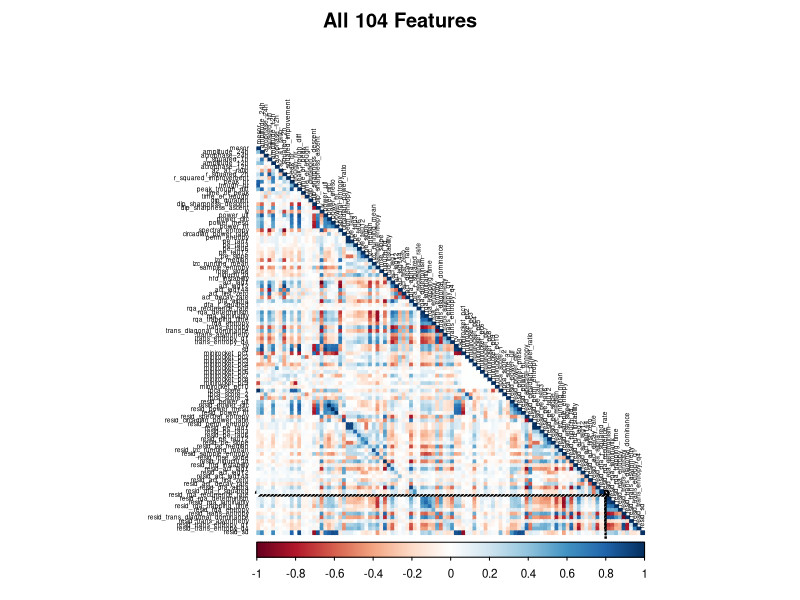
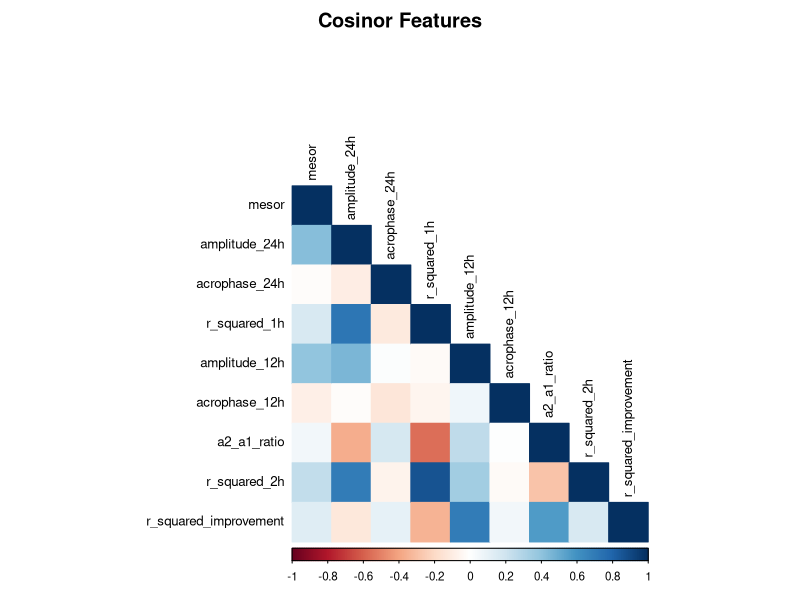
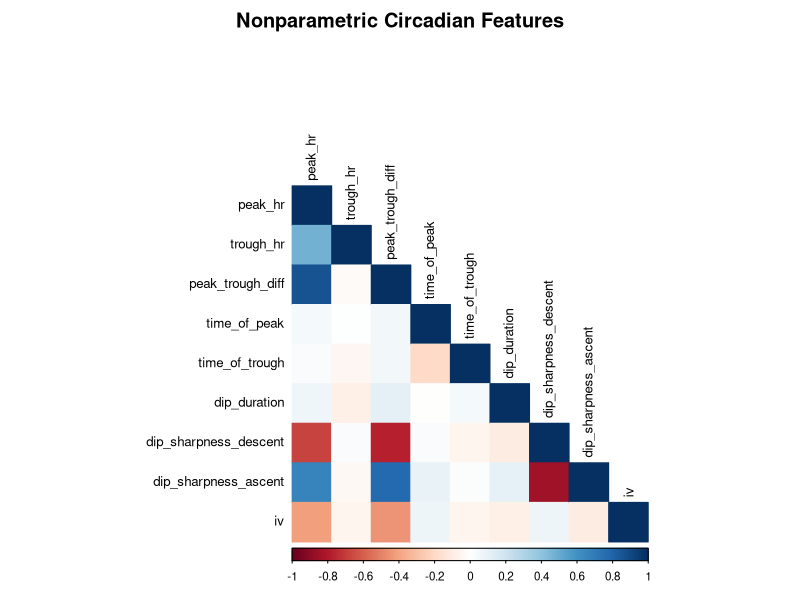
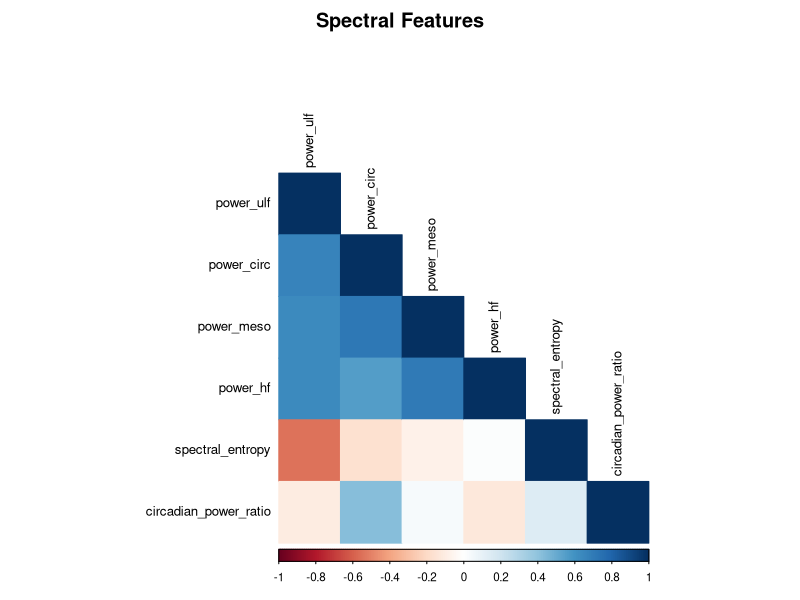
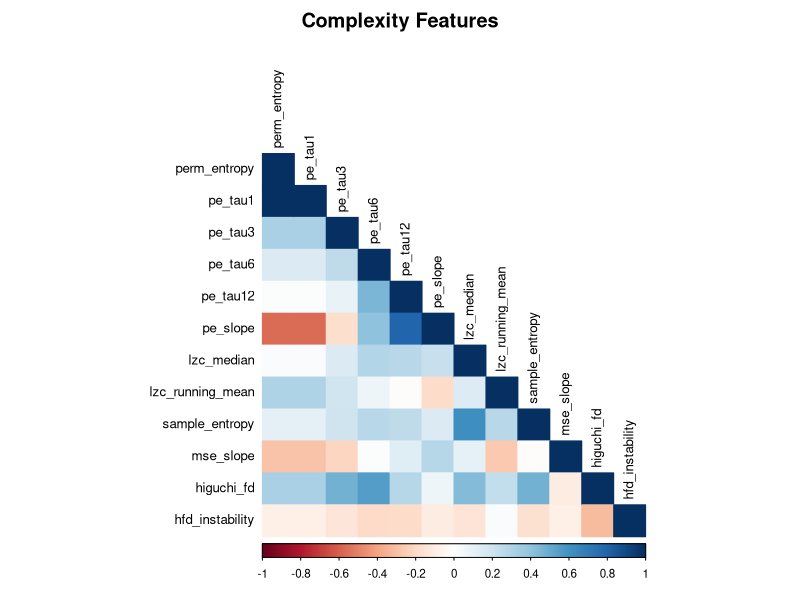
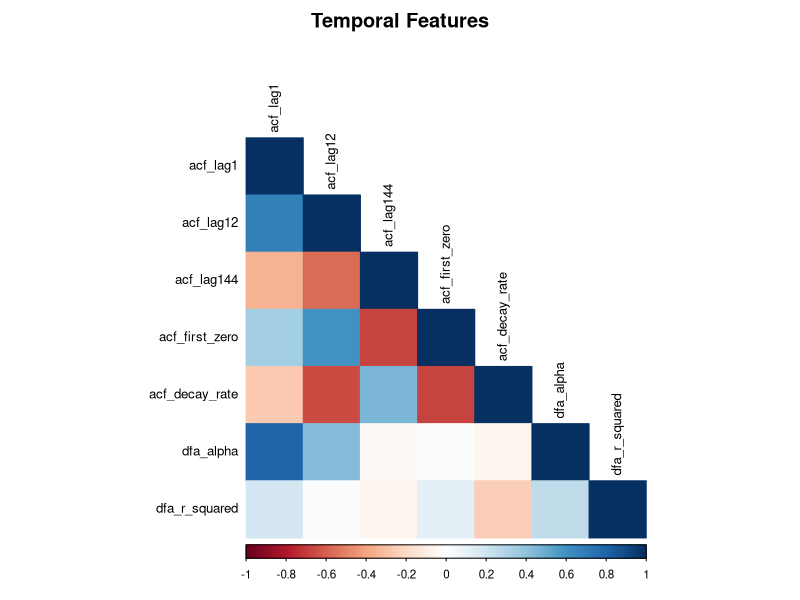
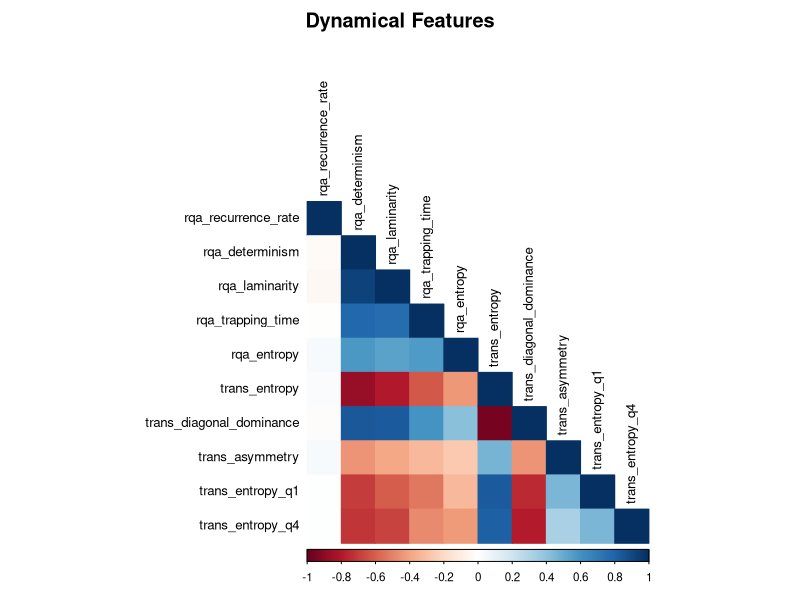
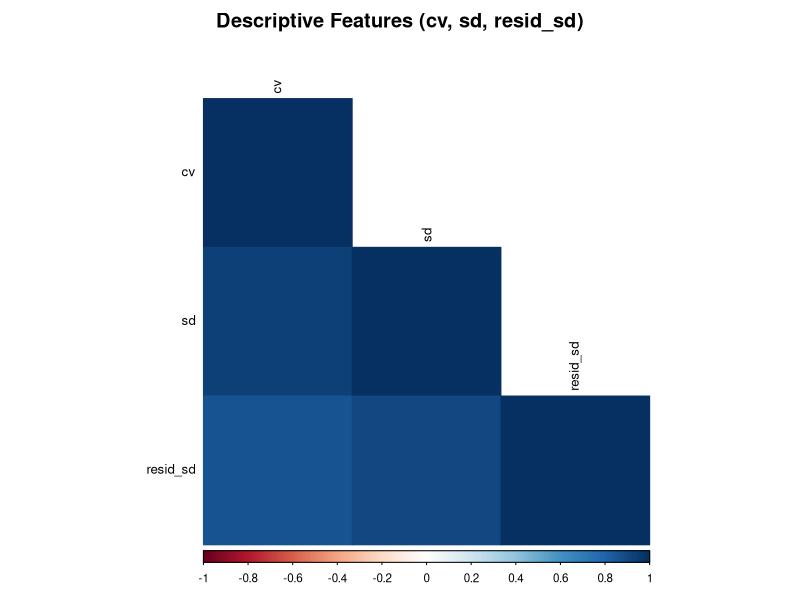

Recreate these plots in R, in order. (Note: this script raises an error after producing the figures.)
## ---- chunk 1
library(tidyverse)
library(here)
library(knitr)
library(corrplot)
library(ggrepel)

theme_set(theme_minimal(base_size = 12))
set.seed(42)

# Palette: Healthy green, CAD-spectrum cornflower blue, ESRD vermillion
oi_3 <- c("Healthy" = "#009E73", "CAD-spectrum" = "#6495ED", "ESRD" = "#D55E00")
## ---- chunk 2
df <- read_csv(here("results/thew/thew_metrics_python_5min.csv"),
               show_col_types = FALSE)

# ---------------------------------------------------------------------------
# Feature group definitions
# ---------------------------------------------------------------------------

# --- Raw features ---
cosinor_cols <- c("mesor", "amplitude_24h", "acrophase_24h", "r_squared_1h",
                  "amplitude_12h", "acrophase_12h", "a2_a1_ratio",
                  "r_squared_2h", "r_squared_improvement")

nonparametric_cols <- c("peak_hr", "trough_hr", "peak_trough_diff",
                        "time_of_peak", "time_of_trough", "dip_duration",
                        "dip_sharpness_descent", "dip_sharpness_ascent", "iv")

spectral_cols <- c("power_ulf", "power_circ", "power_meso", "power_hf",
                   "spectral_entropy", "circadian_power_ratio")

complexity_cols <- c("perm_entropy", "pe_tau1", "pe_tau3", "pe_tau6", "pe_tau12",
                     "pe_slope", "lzc_median", "lzc_running_mean",
                     "sample_entropy", "mse_slope", "higuchi_fd", "hfd_instability")

temporal_cols <- c("acf_lag1", "acf_lag12", "acf_lag144", "acf_first_zero",
                   "acf_decay_rate", "dfa_alpha", "dfa_r_squared")

dynamical_cols <- c("rqa_recurrence_rate", "rqa_determinism", "rqa_laminarity",
                    "rqa_trapping_time", "rqa_entropy",
                    "trans_entropy", "trans_diagonal_dominance", "trans_asymmetry",
                    "trans_entropy_q1", "trans_entropy_q4")

descriptive_cols <- c("cv", "sd")

minirocket_cols <- paste0("minirocket_pc", 1:10)
fpca_cols <- paste0("fpca_score_", 1:3)

# --- Residual features ---
resid_spectral_cols <- paste0("resid_", c("power_ulf", "power_circ", "power_meso",
                              "power_hf", "spectral_entropy", "circadian_power_ratio"))
resid_complexity_cols <- paste0("resid_", c("perm_entropy", "pe_tau1", "pe_tau3",
                               "pe_tau6", "pe_tau12", "pe_slope", "lzc_median",
                               "lzc_running_mean", "sample_entropy", "mse_slope",
                               "higuchi_fd", "hfd_instability"))
resid_temporal_cols <- paste0("resid_", c("acf_lag1", "acf_lag12", "acf_lag144",
                              "acf_first_zero", "acf_decay_rate", "dfa_alpha",
                              "dfa_r_squared"))
resid_dynamical_cols <- paste0("resid_", c("rqa_recurrence_rate", "rqa_determinism",
                               "rqa_laminarity", "rqa_trapping_time", "rqa_entropy",
                               "trans_entropy", "trans_diagonal_dominance",
                               "trans_asymmetry", "trans_entropy_q1", "trans_entropy_q4"))
resid_descriptive_cols <- c("resid_sd")

all_resid_cols <- c(resid_spectral_cols, resid_complexity_cols,
                    resid_temporal_cols, resid_dynamical_cols, resid_descriptive_cols)

# --- Composite groups ---
circadian_cols <- c(cosinor_cols, nonparametric_cols, fpca_cols)

all_feature_cols <- c(cosinor_cols, nonparametric_cols, spectral_cols,
                      complexity_cols, temporal_cols, dynamical_cols,
                      descriptive_cols, minirocket_cols, fpca_cols, all_resid_cols)

# Validate columns exist
stopifnot(all(all_feature_cols %in% colnames(df)))

# Factor condition_3group with explicit order
df <- df %>%
  mutate(condition_3group = factor(condition_3group,
                                   levels = c("Healthy", "CAD-spectrum", "ESRD")))
## ---- chunk 3
df %>%
  count(condition_3group, condition, name = "n") %>%
  kable(caption = "Participant counts by condition")
## ---- chunk 4
nan_counts <- df %>%
  summarize(across(all_of(all_feature_cols), ~sum(is.na(.)))) %>%
  pivot_longer(everything(), names_to = "feature", values_to = "n_na") %>%
  mutate(pct_na = n_na / nrow(df) * 100) %>%
  filter(n_na > 0) %>%
  arrange(desc(n_na))

if (nrow(nan_counts) > 0) {
  nan_counts %>%
    mutate(flag = ifelse(pct_na > 10, "*** >10% ***", "")) %>%
    kable(digits = 1, caption = "Features with missing values")
} else {
  cat("No missing values in any feature column.")
}
## ---- chunk 5
# Median-impute for correlation computation
df_imp <- df %>%
  mutate(across(all_of(all_feature_cols),
                ~ifelse(is.na(.), median(., na.rm = TRUE), .)))

plot_corr_heatmap <- function(cols, title, fig_height = NULL) {
  cols_present <- intersect(cols, colnames(df_imp))
  if (length(cols_present) < 2) { cat("Fewer than 2 features; skipping.\n"); return(invisible(NULL)) }
  mat <- cor(df_imp[cols_present], use = "pairwise.complete.obs")
  corrplot(mat, method = "color", type = "lower",
           tl.cex = max(0.4, min(0.8, 12 / length(cols_present))),
           tl.col = "black", cl.cex = 0.7,
           title = title, mar = c(0, 0, 2, 0))
}
## ---- chunk 6
plot_corr_heatmap(all_feature_cols, paste0("All ", length(all_feature_cols), " Features"))
## ---- chunk 7
cor_mat <- cor(df_imp[all_feature_cols], use = "pairwise.complete.obs")
high_corr <- which(abs(cor_mat) > 0.95 & upper.tri(cor_mat), arr.ind = TRUE)
if (nrow(high_corr) > 0) {
  tibble(
    feature_1 = rownames(cor_mat)[high_corr[, 1]],
    feature_2 = colnames(cor_mat)[high_corr[, 2]],
    r = cor_mat[high_corr]
  ) %>%
    arrange(desc(abs(r))) %>%
    kable(digits = 4, caption = "Feature pairs with |r| > 0.95")
} else {
  cat("No feature pairs with |r| > 0.95.")
}
## ---- chunk 8
plot_corr_heatmap(cosinor_cols, "Cosinor Features")
## ---- chunk 9
plot_corr_heatmap(nonparametric_cols, "Nonparametric Circadian Features")
## ---- chunk 10
plot_corr_heatmap(spectral_cols, "Spectral Features")
## ---- chunk 11
plot_corr_heatmap(complexity_cols, "Complexity Features")
## ---- chunk 12
plot_corr_heatmap(temporal_cols, "Temporal Features")
## ---- chunk 13
plot_corr_heatmap(dynamical_cols, "Dynamical Features")
## ---- chunk 14
plot_corr_heatmap(c(descriptive_cols, resid_descriptive_cols), "Descriptive Features (cv, sd, resid_sd)")
## ---- chunk 15
plot_corr_heatmap(minirocket_cols, "MiniROCKET PCs")
## ---- chunk 16
plot_corr_heatmap(fpca_cols, "FPCA Scores")
## ---- chunk 17
plot_corr_heatmap(resid_spectral_cols, "Residual Spectral Features")
## ---- chunk 18
plot_corr_heatmap(resid_complexity_cols, "Residual Complexity Features")
## ---- chunk 19
plot_corr_heatmap(resid_temporal_cols, "Residual Temporal Features")
## ---- chunk 20
plot_corr_heatmap(resid_dynamical_cols, "Residual Dynamical Features")
## ---- chunk 21
# ---------------------------------------------------------------------------
# PCA helper: runs PCA, returns all plots and tables
# ---------------------------------------------------------------------------
run_pca_analysis <- function(data, feature_cols, title_prefix) {

  cols_present <- intersect(feature_cols, colnames(data))
  stopifnot(length(cols_present) >= 3)

  # Median-impute & scale
  data_imp <- data %>%
    mutate(across(all_of(cols_present),
                  ~ifelse(is.na(.), median(., na.rm = TRUE), .)))
  pca_mat <- scale(data_imp[cols_present])
  pca_res <- prcomp(pca_mat, center = FALSE, scale. = FALSE)

  var_explained <- summary(pca_res)$importance[2, ]
  cum_var       <- summary(pca_res)$importance[3, ]
  n_pcs <- min(6, ncol(pca_res$x))

  # --- Scree plot ---
  n_show <- min(20, length(var_explained))
  scree_df <- tibble(
    PC = factor(1:n_show, levels = 1:n_show),
    variance = var_explained[1:n_show] * 100,
    cumulative = cum_var[1:n_show] * 100
  )
  p_scree <- ggplot(scree_df, aes(x = PC, y = variance)) +
    geom_col(fill = "#56B4E9") +
    geom_line(aes(y = cumulative, group = 1), color = "#D55E00", linewidth = 1) +
    geom_point(aes(y = cumulative), color = "#D55E00", size = 2) +
    labs(title = paste0(title_prefix, ": Scree Plot"),
         x = "Principal Component", y = "Variance Explained (%)") +
    scale_y_continuous(sec.axis = sec_axis(~., name = "Cumulative (%)"))

  # --- Scores data ---
  scores <- as.data.frame(pca_res$x[, 1:n_pcs, drop = FALSE]) %>%
    bind_cols(data_imp %>% select(condition_3group))

  # --- Violin plots for PC1–PC4 ---
  violin_df <- scores %>%
    pivot_longer(cols = starts_with("PC"), names_to = "PC", values_to = "score") %>%
    mutate(PC = factor(PC, levels = paste0("PC", 1:n_pcs)))

  p_violins <- ggplot(violin_df, aes(x = condition_3group, y = score,
                                      fill = condition_3group)) +
    geom_violin(alpha = 0.7, draw_quantiles = c(0.25, 0.5, 0.75)) +
    geom_jitter(width = 0.15, alpha = 0.15, size = 0.5) +
    scale_fill_manual(values = oi_3) +
    facet_wrap(~PC, scales = "free_y", ncol = 2) +
    labs(title = paste0(title_prefix, ": PC Score Distributions"),
         x = NULL, y = "Score", fill = "Condition") +
    theme(legend.position = "bottom", axis.text.x = element_blank())

  # --- Score scatter plots (all pairs of PC1–PC4) ---
  pc_pairs <- combn(1:n_pcs, 2, simplify = FALSE)

  make_scatter <- function(i, j) {
    pcx <- paste0("PC", i); pcy <- paste0("PC", j)
    ggplot(scores, aes(x = .data[[pcx]], y = .data[[pcy]],
                       color = condition_3group)) +
      geom_point(alpha = 0.6, size = 2) +
      scale_color_manual(values = oi_3) +
      labs(title = paste0(title_prefix, ": ", pcx, " vs ", pcy),
           x = sprintf("%s (%.1f%%)", pcx, var_explained[i] * 100),
           y = sprintf("%s (%.1f%%)", pcy, var_explained[j] * 100),
           color = "Condition")
  }

  scatter_plots <- map(pc_pairs, ~make_scatter(.x[1], .x[2]))

  # --- Biplots (scores + loading arrows) ---
  loadings_df <- as.data.frame(pca_res$rotation[, 1:n_pcs, drop = FALSE])

  make_biplot <- function(i, j, n_arrows = 8) {
    pcx <- paste0("PC", i); pcy <- paste0("PC", j)

    # Select top features by combined loading magnitude
    load_mag <- sqrt(loadings_df[[pcx]]^2 + loadings_df[[pcy]]^2)
    top_idx <- order(load_mag, decreasing = TRUE)[1:min(n_arrows, nrow(loadings_df))]

    # Scale arrows to fit score space
    score_range <- max(abs(c(scores[[pcx]], scores[[pcy]])), na.rm = TRUE)
    load_range  <- max(load_mag[top_idx])
    scale_factor <- score_range * 0.8 / load_range

    arrows_df <- tibble(
      feature = rownames(loadings_df)[top_idx],
      xend = loadings_df[[pcx]][top_idx] * scale_factor,
      yend = loadings_df[[pcy]][top_idx] * scale_factor
    )

    ggplot(scores, aes(x = .data[[pcx]], y = .data[[pcy]])) +
      geom_point(aes(color = condition_3group), alpha = 0.4, size = 1.5) +
      scale_color_manual(values = oi_3) +
      geom_segment(data = arrows_df, aes(x = 0, y = 0, xend = xend, yend = yend),
                   arrow = arrow(length = unit(0.2, "cm")),
                   color = "grey30", linewidth = 0.6) +
      geom_text_repel(data = arrows_df, aes(x = xend, y = yend, label = feature),
                      size = 2.5, color = "grey20", max.overlaps = 20) +
      labs(title = paste0(title_prefix, " Biplot: ", pcx, " vs ", pcy),
           x = sprintf("%s (%.1f%%)", pcx, var_explained[i] * 100),
           y = sprintf("%s (%.1f%%)", pcy, var_explained[j] * 100),
           color = "Condition")
  }

  biplot_plots <- map(pc_pairs, ~make_biplot(.x[1], .x[2]))

  # --- Top loadings tables ---
  loading_tables <- map(1:n_pcs, function(k) {
    pc_name <- paste0("PC", k)
    loadings_df %>%
      rownames_to_column("feature") %>%
      select(feature, loading = all_of(pc_name)) %>%
      arrange(desc(abs(loading))) %>%
      slice_head(n = 10) %>%
      mutate(rank = row_number())
  })

  # --- Loadings heatmap (PC1–PC_n) ---
  loadings_long <- loadings_df %>%
    rownames_to_column(var = "variable") %>%
    pivot_longer(cols = starts_with("PC"), names_to = "PC", values_to = "loading")

  pc_labels <- paste0("PC", 1:n_pcs, "\n(", round(var_explained[1:n_pcs] * 100, 1), "%)")
  pc_lut <- setNames(pc_labels, paste0("PC", 1:n_pcs))

  p_loadings_heatmap <- ggplot(loadings_long, aes(x = PC, y = variable, fill = loading)) +
    geom_tile() +
    geom_text(aes(label = sprintf("%.2f", loading)),
              size = max(1.5, min(2.2, 40 / length(cols_present))),
              color = ifelse(abs(loadings_long$loading) > 0.4, "white", "black")) +
    scale_fill_gradient2(low = "cornflowerblue", mid = "white", high = "mediumvioletred",
                         midpoint = 0) +
    scale_x_discrete(labels = pc_lut) +
    labs(title = paste0(title_prefix, ": Loadings Heatmap"),
         x = "Principal Component", y = NULL, fill = "Loading") +
    theme(axis.text.y = element_text(size = max(5, min(8, 120 / length(cols_present)))))

  list(
    scree = p_scree,
    violins = p_violins,
    scatter_plots = scatter_plots,
    biplot_plots = biplot_plots,
    loading_tables = loading_tables,
    loadings_heatmap = p_loadings_heatmap,
    var_explained = var_explained,
    cum_var = cum_var,
    n_pcs = n_pcs
  )
}

# Helper to print all PCA outputs for a given set
print_pca_outputs <- function(pca_obj) {
  print(pca_obj$scree)
  cat("\n")
  print(pca_obj$loadings_heatmap)
  cat("\n")
  print(pca_obj$violins)
  cat("\n")
  for (p in pca_obj$scatter_plots) { print(p); cat("\n") }
  for (p in pca_obj$biplot_plots) { print(p); cat("\n") }
  for (i in seq_along(pca_obj$loading_tables)) {
    cat(sprintf("\n**PC%d** (%.1f%% variance)\n\n",
                i, pca_obj$var_explained[i] * 100))
    print(kable(pca_obj$loading_tables[[i]], digits = 4))
    cat("\n")
  }
}
## ---- chunk 22
# Define the 8 PCA feature sets
pca_sets <- list(
  "4a" = list(
    label = "All Features (incl MiniROCKET)",
    cols = all_feature_cols
  ),
  "4b" = list(
    label = "All Features (no MiniROCKET)",
    cols = setdiff(all_feature_cols, minirocket_cols)
  ),
  "4c" = list(
    label = "Raw Interpretable Only",
    cols = c(cosinor_cols, nonparametric_cols, spectral_cols, complexity_cols,
             temporal_cols, dynamical_cols, descriptive_cols, fpca_cols)
  ),
  "4d" = list(
    label = "Residuals Only",
    cols = all_resid_cols
  ),
  "4e" = list(
    label = "Interpretable (no Circadian, no MiniROCKET)",
    cols = c(spectral_cols, complexity_cols, temporal_cols, dynamical_cols,
             descriptive_cols, all_resid_cols)
  ),
  "4f" = list(
    label = "Circadian Only",
    cols = circadian_cols
  ),
  "4g" = list(
    label = "MiniROCKET Only",
    cols = minirocket_cols
  ),
  "4h" = list(
    label = "Raw Non-Circadian, Non-MiniROCKET",
    cols = c(spectral_cols, complexity_cols, temporal_cols, dynamical_cols,
             descriptive_cols)
  )
)
## ---- chunk 23
pca_4a <- run_pca_analysis(df, pca_sets[["4a"]]$cols, pca_sets[["4a"]]$label)
print_pca_outputs(pca_4a)
## ---- chunk 24
pca_4b <- run_pca_analysis(df, pca_sets[["4b"]]$cols, pca_sets[["4b"]]$label)
print_pca_outputs(pca_4b)
## ---- chunk 25
pca_4c <- run_pca_analysis(df, pca_sets[["4c"]]$cols, pca_sets[["4c"]]$label)
print_pca_outputs(pca_4c)
## ---- chunk 26
pca_4d <- run_pca_analysis(df, pca_sets[["4d"]]$cols, pca_sets[["4d"]]$label)
print_pca_outputs(pca_4d)
## ---- chunk 27
pca_4e <- run_pca_analysis(df, pca_sets[["4e"]]$cols, pca_sets[["4e"]]$label)
print_pca_outputs(pca_4e)
## ---- chunk 28
pca_4f <- run_pca_analysis(df, pca_sets[["4f"]]$cols, pca_sets[["4f"]]$label)
print_pca_outputs(pca_4f)
## ---- chunk 29
pca_4g <- run_pca_analysis(df, pca_sets[["4g"]]$cols, pca_sets[["4g"]]$label)
print_pca_outputs(pca_4g)
## ---- chunk 30
pca_4h <- run_pca_analysis(df, pca_sets[["4h"]]$cols, pca_sets[["4h"]]$label)
print_pca_outputs(pca_4h)
## ---- chunk 31
plot_violin_group <- function(data, feature_cols, group_label) {
  cols_present <- intersect(feature_cols, colnames(data))
  if (length(cols_present) == 0) return(invisible(NULL))

  data %>%
    select(condition_3group, all_of(cols_present)) %>%
    pivot_longer(-condition_3group, names_to = "feature", values_to = "value") %>%
    mutate(feature = factor(feature, levels = cols_present)) %>%
    ggplot(aes(x = condition_3group, y = value, fill = condition_3group)) +
    geom_violin(alpha = 0.7, draw_quantiles = c(0.25, 0.5, 0.75)) +
    geom_jitter(width = 0.15, alpha = 0.15, size = 0.5) +
    scale_fill_manual(values = oi_3) +
    facet_wrap(~feature, scales = "free_y", ncol = 3) +
    labs(title = paste0(group_label, " Features by Condition"),
         x = NULL, y = NULL, fill = "Condition") +
    theme(legend.position = "bottom",
          axis.text.x = element_blank())
}
## ---- chunk 32
key_features <- c("mesor", "amplitude_24h", "iv", "sample_entropy",
                  "dfa_alpha", "rqa_determinism", "trans_entropy",
                  "cv", "fpca_score_1", "minirocket_pc1",
                  "resid_sample_entropy", "resid_dfa_alpha")

key_features <- intersect(key_features, colnames(df))

df %>%
  select(condition_3group, all_of(key_features)) %>%
  pivot_longer(-condition_3group, names_to = "feature", values_to = "value") %>%
  mutate(feature = factor(feature, levels = key_features)) %>%
  ggplot(aes(x = condition_3group, y = value, fill = condition_3group)) +
  geom_violin(alpha = 0.7, draw_quantiles = c(0.25, 0.5, 0.75)) +
  geom_jitter(width = 0.15, alpha = 0.15, size = 0.5) +
  scale_fill_manual(values = oi_3) +
  facet_wrap(~feature, scales = "free_y", ncol = 4) +
  labs(title = "Key Features by Condition (3-group)",
       x = NULL, y = NULL, fill = "Condition") +
  theme(legend.position = "bottom",
        axis.text.x = element_blank())
## ---- chunk 33
plot_violin_group(df, cosinor_cols, "Cosinor")
## ---- chunk 34
plot_violin_group(df, nonparametric_cols, "Nonparametric Circadian")
## ---- chunk 35
plot_violin_group(df, spectral_cols, "Spectral / Rhythm")
## ---- chunk 36
plot_violin_group(df, complexity_cols, "Complexity")
## ---- chunk 37
plot_violin_group(df, temporal_cols, "Temporal / Autocorrelation")
## ---- chunk 38
plot_violin_group(df, dynamical_cols, "Dynamical / RQA")
## ---- chunk 39
plot_violin_group(df, c(descriptive_cols, resid_descriptive_cols), "Descriptive")
## ---- chunk 40
plot_violin_group(df, minirocket_cols, "MiniROCKET")
## ---- chunk 41
plot_violin_group(df, fpca_cols, "FPCA")
## ---- chunk 42
plot_violin_group(df, resid_spectral_cols, "Residual Spectral")
## ---- chunk 43
plot_violin_group(df, resid_complexity_cols, "Residual Complexity")
## ---- chunk 44
plot_violin_group(df, resid_temporal_cols, "Residual Temporal")
## ---- chunk 45
plot_violin_group(df, resid_dynamical_cols, "Residual Dynamical")
## ---- chunk 46
kw_results <- map_dfr(all_feature_cols, function(feat) {
  vals <- df[[feat]]
  grp <- df$condition_3group
  complete <- !is.na(vals) & !is.na(grp)
  if (sum(complete) < 10) return(NULL)

  test <- kruskal.test(vals[complete] ~ grp[complete])
  tibble(
    feature = feat,
    statistic = test$statistic,
    p_value = test$p.value,
    df = test$parameter
  )
})

kw_results <- kw_results %>%
  mutate(p_adj = p.adjust(p_value, method = "BH")) %>%
  arrange(p_value)

kw_results %>%
  filter(p_adj < 0.05) %>%
  kable(digits = c(0, 2, 2, 0, 4),
        caption = "Features with significant Kruskal-Wallis test (BH-adjusted p < 0.05)")
## ---- chunk 47
sig_features <- kw_results %>% filter(p_adj < 0.05) %>% pull(feature)

if (length(sig_features) > 0) {
  df %>%
    select(condition_3group, all_of(sig_features)) %>%
    pivot_longer(-condition_3group, names_to = "feature", values_to = "value") %>%
    group_by(feature, condition_3group) %>%
    summarize(median = median(value, na.rm = TRUE), .groups = "drop") %>%
    pivot_wider(names_from = condition_3group, values_from = median) %>%
    mutate(feature = factor(feature, levels = sig_features)) %>%
    arrange(feature) %>%
    kable(digits = 4, caption = "Median values by condition for significant features")
}
